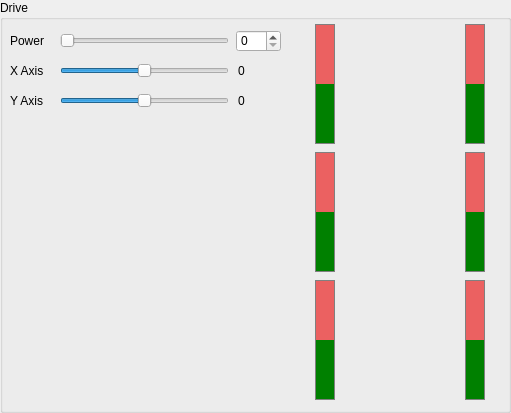
   <widget class="QGroupBox" name="groupBoxDrive">
    <property name="geometry">
     <rect>
      <x>8</x>
      <y>364</y>
      <width>511</width>
      <height>413</height>
     </rect>
    </property>
    <property name="styleSheet">
     <string notr="true"/>
    </property>
    <property name="title">
     <string>Drive</string>
    </property>
    <widget class="QLabel" name="label_Y">
     <property name="geometry">
      <rect>
       <x>10</x>
       <y>90</y>
       <width>41</width>
       <height>21</height>
      </rect>
     </property>
     <property name="text">
      <string>Y Axis</string>
     </property>
    </widget>
    <widget class="QLabel" name="label_y_drive">
     <property name="geometry">
      <rect>
       <x>238</x>
       <y>90</y>
       <width>41</width>
       <height>21</height>
      </rect>
     </property>
     <property name="text">
      <string>0</string>
     </property>
    </widget>
    <widget class="QSlider" name="horizontalSlider_x_drive">
     <property name="enabled">
      <bool>true</bool>
     </property>
     <property name="geometry">
      <rect>
       <x>60</x>
       <y>60</y>
       <width>169</width>
       <height>22</height>
      </rect>
     </property>
     <property name="minimum">
      <number>-100</number>
     </property>
     <property name="maximum">
      <number>100</number>
     </property>
     <property name="singleStep">
      <number>0</number>
     </property>
     <property name="pageStep">
      <number>0</number>
     </property>
     <property name="orientation">
      <enum>Qt::Horizontal</enum>
     </property>
    </widget>
    <widget class="QSlider" name="horizontalSlider_power_drive">
     <property name="geometry">
      <rect>
       <x>60</x>
       <y>30</y>
       <width>169</width>
       <height>22</height>
      </rect>
     </property>
     <property name="maximum">
      <number>100</number>
     </property>
     <property name="orientation">
      <enum>Qt::Horizontal</enum>
     </property>
     <property name="invertedAppearance">
      <bool>false</bool>
     </property>
     <property name="invertedControls">
      <bool>false</bool>
     </property>
    </widget>
    <widget class="QLabel" name="label_X">
     <property name="geometry">
      <rect>
       <x>10</x>
       <y>60</y>
       <width>41</width>
       <height>21</height>
      </rect>
     </property>
     <property name="text">
      <string>X Axis</string>
     </property>
    </widget>
    <widget class="QLabel" name="label_power_drive">
     <property name="geometry">
      <rect>
       <x>10</x>
       <y>30</y>
       <width>41</width>
       <height>21</height>
      </rect>
     </property>
     <property name="text">
      <string>Power</string>
     </property>
    </widget>
    <widget class="QLabel" name="label_x_drive">
     <property name="geometry">
      <rect>
       <x>238</x>
       <y>60</y>
       <width>41</width>
       <height>21</height>
      </rect>
     </property>
     <property name="text">
      <string>0</string>
     </property>
    </widget>
    <widget class="QSlider" name="horizontalSlider_y_drive">
     <property name="geometry">
      <rect>
       <x>60</x>
       <y>90</y>
       <width>169</width>
       <height>22</height>
      </rect>
     </property>
     <property name="acceptDrops">
      <bool>false</bool>
     </property>
     <property name="minimum">
      <number>-100</number>
     </property>
     <property name="maximum">
      <number>100</number>
     </property>
     <property name="singleStep">
      <number>0</number>
     </property>
     <property name="pageStep">
      <number>0</number>
     </property>
     <property name="orientation">
      <enum>Qt::Horizontal</enum>
     </property>
     <property name="invertedAppearance">
      <bool>false</bool>
     </property>
     <property name="invertedControls">
      <bool>false</bool>
     </property>
     <property name="tickPosition">
      <enum>QSlider::NoTicks</enum>
     </property>
     <property name="tickInterval">
      <number>0</number>
     </property>
    </widget>
    <widget class="QSpinBox" name="spinBox_power_drive">
     <property name="geometry">
      <rect>
       <x>236</x>
       <y>30</y>
       <width>45</width>
       <height>22</height>
      </rect>
     </property>
     <property name="maximum">
      <number>100</number>
     </property>
    </widget>
    <widget class="QProgressBar" name="progressBar_wheel_left_back">
     <property name="geometry">
      <rect>
       <x>315</x>
       <y>280</y>
       <width>20</width>
       <height>120</height>
      </rect>
     </property>
     <property name="layoutDirection">
      <enum>Qt::LeftToRight</enum>
     </property>
     <property name="autoFillBackground">
      <bool>false</bool>
     </property>
     <property name="styleSheet">
      <string notr="true">QProgressBar {
        border: 1px solid grey;
        background-color: rgba(235, 0, 0, 150);
    }
    QProgressBar::chunk {
        background-color: green;
		height: 1px;
    }</string>
     </property>
     <property name="maximum">
      <number>6400</number>
     </property>
     <property name="value">
      <number>3200</number>
     </property>
     <property name="textVisible">
      <bool>false</bool>
     </property>
     <property name="orientation">
      <enum>Qt::Vertical</enum>
     </property>
     <property name="invertedAppearance">
      <bool>false</bool>
     </property>
     <property name="textDirection">
      <enum>QProgressBar::TopToBottom</enum>
     </property>
     <property name="format">
      <string>%v</string>
     </property>
    </widget>
    <widget class="QProgressBar" name="progressBar_wheel_left_middle">
     <property name="geometry">
      <rect>
       <x>315</x>
       <y>152</y>
       <width>20</width>
       <height>120</height>
      </rect>
     </property>
     <property name="layoutDirection">
      <enum>Qt::LeftToRight</enum>
     </property>
     <property name="autoFillBackground">
      <bool>false</bool>
     </property>
     <property name="styleSheet">
      <string notr="true">QProgressBar {
        border: 1px solid grey;
        background-color: rgba(235, 0, 0, 150);
    }
    QProgressBar::chunk {
        background-color: green;
		height: 1px;
    }</string>
     </property>
     <property name="maximum">
      <number>6400</number>
     </property>
     <property name="value">
      <number>3200</number>
     </property>
     <property name="textVisible">
      <bool>false</bool>
     </property>
     <property name="orientation">
      <enum>Qt::Vertical</enum>
     </property>
     <property name="invertedAppearance">
      <bool>false</bool>
     </property>
     <property name="textDirection">
      <enum>QProgressBar::TopToBottom</enum>
     </property>
     <property name="format">
      <string>%v</string>
     </property>
    </widget>
    <widget class="QProgressBar" name="progressBar_wheel_left_front">
     <property name="geometry">
      <rect>
       <x>315</x>
       <y>24</y>
       <width>20</width>
       <height>120</height>
      </rect>
     </property>
     <property name="layoutDirection">
      <enum>Qt::LeftToRight</enum>
     </property>
     <property name="autoFillBackground">
      <bool>false</bool>
     </property>
     <property name="styleSheet">
      <string notr="true">QProgressBar {
        border: 1px solid grey;
        background-color: rgba(235, 0, 0, 150);
    }
    QProgressBar::chunk {
        background-color: green;
		height: 1px;
    }</string>
     </property>
     <property name="minimum">
      <number>0</number>
     </property>
     <property name="maximum">
      <number>6400</number>
     </property>
     <property name="value">
      <number>3200</number>
     </property>
     <property name="textVisible">
      <bool>false</bool>
     </property>
     <property name="orientation">
      <enum>Qt::Vertical</enum>
     </property>
     <property name="invertedAppearance">
      <bool>false</bool>
     </property>
     <property name="textDirection">
      <enum>QProgressBar::TopToBottom</enum>
     </property>
     <property name="format">
      <string>%v</string>
     </property>
    </widget>
    <widget class="QProgressBar" name="progressBar_wheel_right_back">
     <property name="geometry">
      <rect>
       <x>465</x>
       <y>280</y>
       <width>20</width>
       <height>120</height>
      </rect>
     </property>
     <property name="layoutDirection">
      <enum>Qt::LeftToRight</enum>
     </property>
     <property name="autoFillBackground">
      <bool>false</bool>
     </property>
     <property name="styleSheet">
      <string notr="true">QProgressBar {
        border: 1px solid grey;
        background-color: rgba(235, 0, 0, 150);
    }
    QProgressBar::chunk {
        background-color: green;
		height: 1px;
    }</string>
     </property>
     <property name="maximum">
      <number>6400</number>
     </property>
     <property name="value">
      <number>3200</number>
     </property>
     <property name="textVisible">
      <bool>false</bool>
     </property>
     <property name="orientation">
      <enum>Qt::Vertical</enum>
     </property>
     <property name="invertedAppearance">
      <bool>false</bool>
     </property>
     <property name="textDirection">
      <enum>QProgressBar::TopToBottom</enum>
     </property>
     <property name="format">
      <string>%v</string>
     </property>
    </widget>
    <widget class="QProgressBar" name="progressBar_wheel_right_front">
     <property name="geometry">
      <rect>
       <x>465</x>
       <y>24</y>
       <width>20</width>
       <height>120</height>
      </rect>
     </property>
     <property name="layoutDirection">
      <enum>Qt::LeftToRight</enum>
     </property>
     <property name="autoFillBackground">
      <bool>false</bool>
     </property>
     <property name="styleSheet">
      <string notr="true">QProgressBar {
        border: 1px solid grey;
        background-color: rgba(235, 0, 0, 150);
    }
    QProgressBar::chunk {
        background-color: green;
		height: 1px;
    }</string>
     </property>
     <property name="maximum">
      <number>6400</number>
     </property>
     <property name="value">
      <number>3200</number>
     </property>
     <property name="textVisible">
      <bool>false</bool>
     </property>
     <property name="orientation">
      <enum>Qt::Vertical</enum>
     </property>
     <property name="invertedAppearance">
      <bool>false</bool>
     </property>
     <property name="textDirection">
      <enum>QProgressBar::TopToBottom</enum>
     </property>
     <property name="format">
      <string>%v</string>
     </property>
    </widget>
    <widget class="QProgressBar" name="progressBar_wheel_right_middle">
     <property name="geometry">
      <rect>
       <x>465</x>
       <y>152</y>
       <width>20</width>
       <height>120</height>
      </rect>
     </property>
     <property name="layoutDirection">
      <enum>Qt::LeftToRight</enum>
     </property>
     <property name="autoFillBackground">
      <bool>false</bool>
     </property>
     <property name="styleSheet">
      <string notr="true">QProgressBar {
        border: 1px solid grey;
        background-color: rgba(235, 0, 0, 150);
    }
    QProgressBar::chunk {
        background-color: green;
		height: 1px;
    }</string>
     </property>
     <property name="maximum">
      <number>6400</number>
     </property>
     <property name="value">
      <number>3200</number>
     </property>
     <property name="textVisible">
      <bool>false</bool>
     </property>
     <property name="orientation">
      <enum>Qt::Vertical</enum>
     </property>
     <property name="invertedAppearance">
      <bool>false</bool>
     </property>
     <property name="textDirection">
      <enum>QProgressBar::TopToBottom</enum>
     </property>
     <property name="format">
      <string>%v</string>
     </property>
    </widget>
   </widget>
